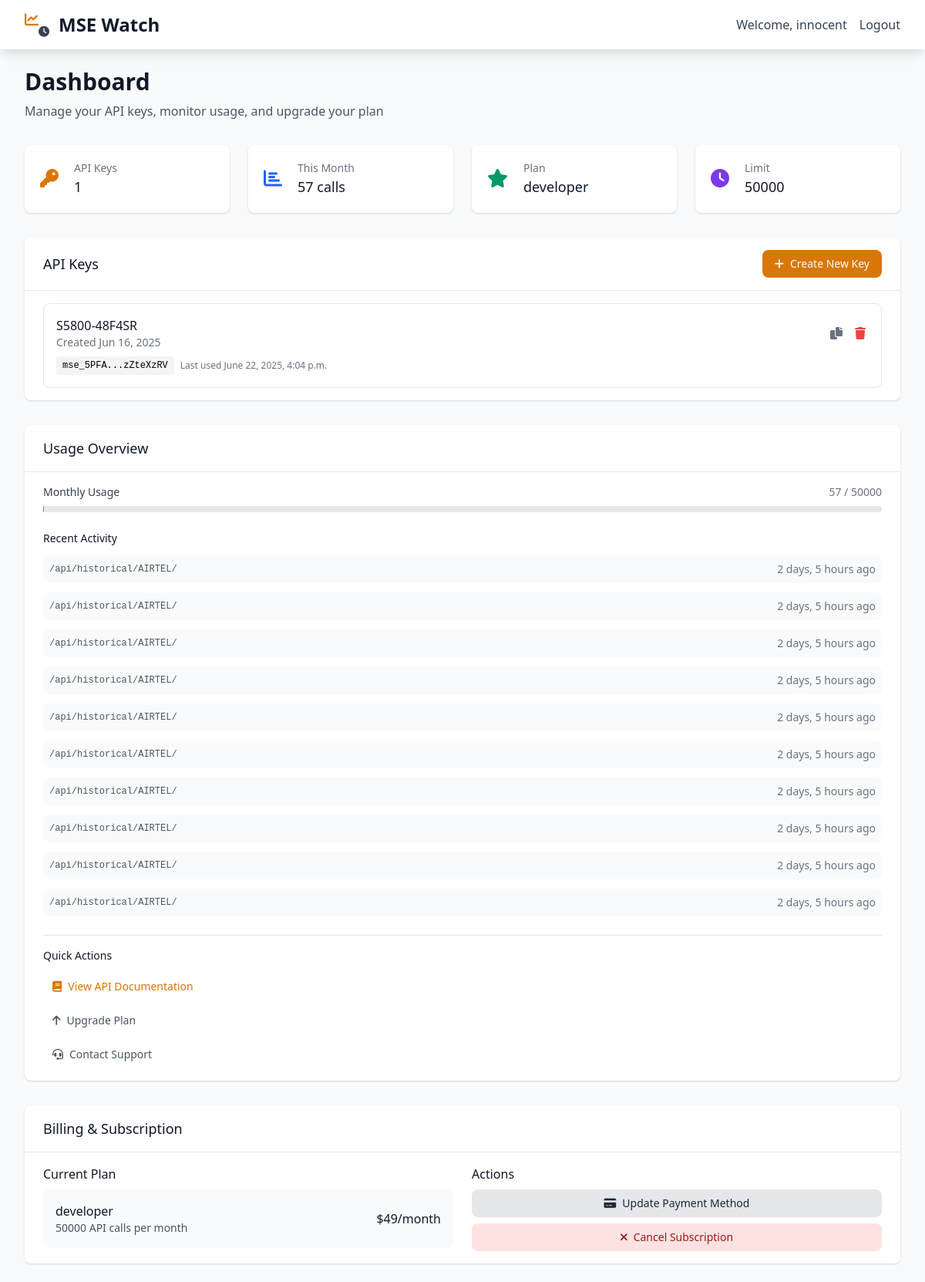
The app's page /dashboard/ (signed in), older data.
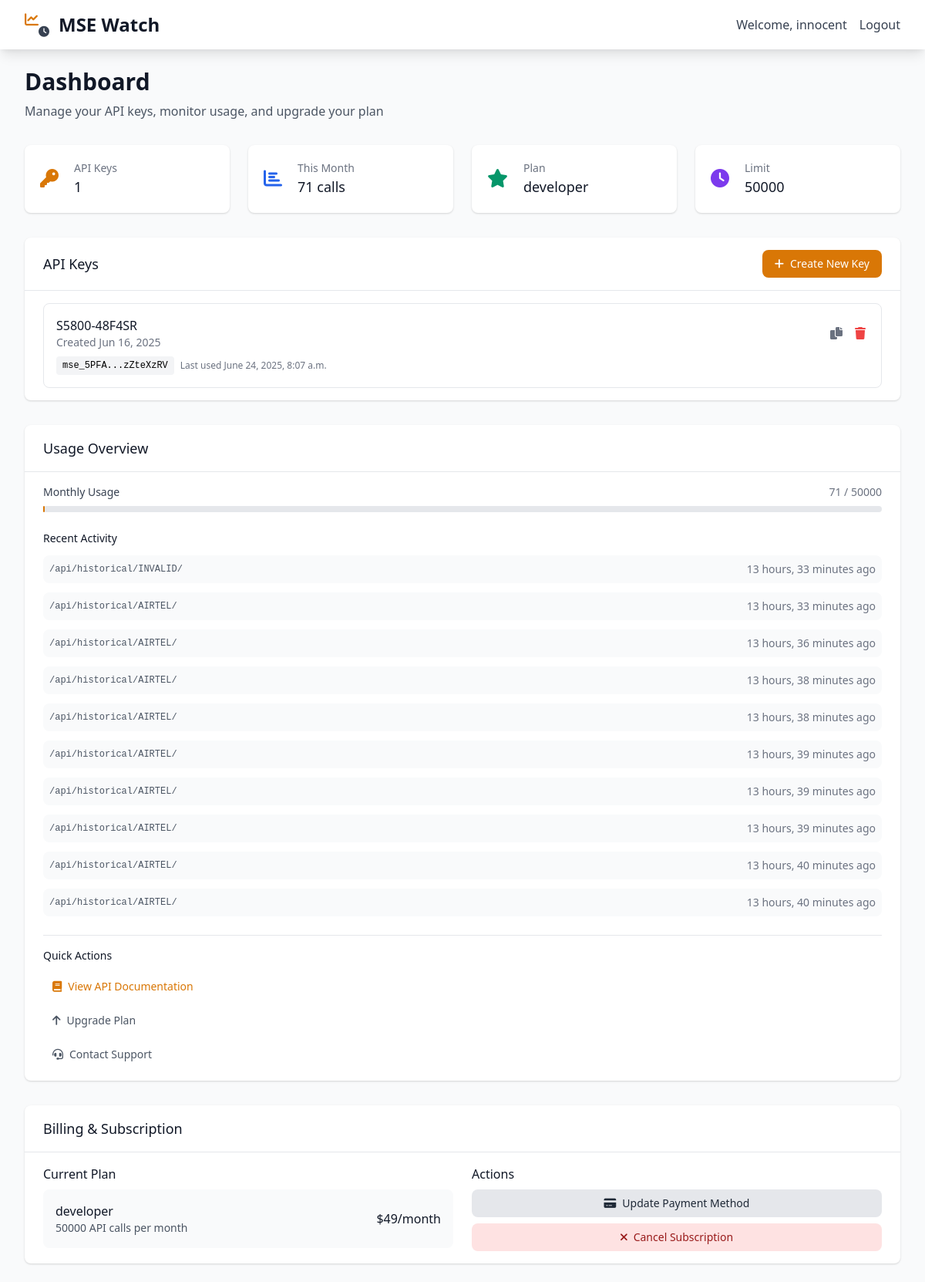
The same page, newer data.
### accounts/models.py (models this page shows, shortened)
class APIKey(models.Model):
    user = models.ForeignKey(User, on_delete=models.CASCADE, related_name='api_keys')
    name = models.CharField(max_length=100)
    key = models.CharField(max_length=64, unique=True)
    is_active = models.BooleanField(default=True)
    last_used = models.DateTimeField(null=True, blank=True)
    created_at = models.DateTimeField(auto_now_add=True)
    @property
    def key_preview(self):
        return f"{self.key[:8]}...{self.key[-8:]}"

class APIUsage(models.Model):
    api_key = models.ForeignKey(APIKey, on_delete=models.CASCADE, related_name='usage_records')
    endpoint = models.CharField(max_length=200)
    method = models.CharField(max_length=10)
    response_status = models.IntegerField()
    timestamp = models.DateTimeField(auto_now_add=True)
    class Meta:
        indexes = [
            models.Index(fields=['api_key', 'timestamp']),
            models.Index(fields=['timestamp']),
        ]

### accounts/views.py (the view)
# urls.py: path('dashboard/', views.dashboard_view, name='dashboard'),
@login_required
def dashboard_view(request):
    user = request.user
    api_keys = user.api_keys.filter(is_active=True).order_by('-created_at')
    now = timezone.now()
    current_quota, _ = UsageQuota.objects.get_or_create(
        user=user,
        year=now.year,
        month=now.month
    )
    monthly_limit = user.subscription.monthly_limit
    usage_percentage = (current_quota.usage_count / monthly_limit) * 100 if monthly_limit > 0 else 0
    recent_requests = APIUsage.objects.filter(
        api_key__user=user
    ).order_by('-timestamp')[:10]
    context = {
        'api_keys': api_keys,
        'api_keys_count': api_keys.count(),
        'usage_this_month': current_quota.usage_count,
        'usage_percentage': min(usage_percentage, 100),
        'recent_requests': recent_requests,
    }
    return render(request, 'dashboard/dashboard.html', context)

### accounts/models.py (called while the page is built)
    @property
    def monthly_limit(self):
        return self.PLAN_LIMITS.get(self.plan, 100)

    @property
    def price(self):
        return self.PLAN_PRICES.get(self.plan, 0)

### templates/dashboard/dashboard.html (shortened to what the changed rows need)
{% load static %}
<!DOCTYPE html>
<html lang="en">
<head>
    <link href="https://cdn.jsdelivr.net/npm/tailwindcss@2.2.19/dist/tailwind.min.css" rel="stylesheet">
    <link rel="stylesheet" href="https://cdnjs.cloudflare.com/ajax/libs/font-awesome/6.0.0/css/all.min.css">
</head>
<body class="bg-gray-50">
    <div class="max-w-7xl mx-auto py-4 sm:py-6 px-4 sm:px-6 lg:px-8">
        <div class="mb-6 sm:mb-8">
            <h1 class="text-2xl sm:text-3xl font-bold text-gray-900">Dashboard</h1>
        </div>
        <div class="grid grid-cols-2 lg:grid-cols-4 gap-3 sm:gap-6 mb-6 sm:mb-8">
            <div class="bg-white overflow-hidden shadow rounded-lg">
                <div class="p-3 sm:p-5">
                    <div class="flex items-center">
                        <div class="ml-3 sm:ml-5 w-0 flex-1">
                            <dl>
                                <dt class="text-xs sm:text-sm font-medium text-gray-500 truncate">This Month</dt>
                                <dd class="text-base sm:text-lg font-medium text-gray-900">{{ usage_this_month|default:"0" }} calls</dd>
                            </dl>
                        </div>
                    </div>
                </div>
            </div>
        </div>
        <div class="grid grid-cols-1 xl:grid-cols-2 gap-6 sm:gap-8">
            <div class="bg-white shadow rounded-lg">
                <div class="px-4 sm:px-6 py-4">
                    {% if api_keys %}
                        <div class="space-y-3 sm:space-y-4">
                            {% for key in api_keys %}
                            <div class="border border-gray-200 rounded-lg p-3 sm:p-4">
                                <div class="flex flex-col sm:flex-row sm:items-center sm:justify-between space-y-2 sm:space-y-0">
                                    <div class="flex-1 min-w-0">
                                        <h4 class="font-medium text-gray-900 truncate">{{ key.name }}</h4>
                                        <p class="text-xs sm:text-sm text-gray-500">Created {{ key.created_at|date:"M j, Y" }}</p>
                                    </div>
                                    <div class="flex space-x-2 sm:space-x-2 flex-shrink-0">
                                        <button onclick="copyApiKey('{{ key.key_preview }}')" class="text-gray-500 hover:text-gray-700 p-1" title="Copy key preview">
                                            <i class="fas fa-copy"></i>
                                        </button>
                                        <button onclick="deleteApiKey({{ key.id }}, '{{ key.name }}')" class="text-red-500 hover:text-red-700 p-1" title="Delete API key">
                                            <i class="fas fa-trash"></i>
                                        </button>
                                    </div>
                                </div>
                                <div class="mt-2">
                                    <div class="flex flex-col sm:flex-row sm:items-center sm:space-x-2 space-y-1 sm:space-y-0">
                                        <code class="bg-gray-100 px-2 py-1 rounded text-xs font-mono break-all">{{ key.key_preview }}</code>
                                        <span class="text-xs text-gray-500">Last used {{ key.last_used|default:"Never" }}</span>
                                    </div>
                                </div>
                            </div>
                            {% endfor %}
                        </div>                    {% endif %}
                </div>
            </div>
            <div class="bg-white shadow rounded-lg">
                <div class="px-4 sm:px-6 py-4">                    <div class="space-y-4 sm:space-y-6">
                        <div>
                            <div class="flex items-center justify-between mb-2">
                                <span class="text-xs sm:text-sm font-medium text-gray-700">Monthly Usage</span>
                                <span class="text-xs sm:text-sm text-gray-500">{{ usage_this_month|default:"0" }} / {{ user.subscription.monthly_limit|default:"100" }}</span>
                            </div>
                        </div>
                        <div>
                            {% if user.subscription.plan == "free" %}
                                <div class="relative min-h-[120px]">
                                    <div class="filter blur-[2px] pointer-events-none select-none">
                                        <div class="space-y-3">
                                            <div class="flex items-center justify-between text-sm bg-gray-50 rounded-lg p-2">
                                                <span class="text-gray-600 font-mono text-xs">/api/companies/</span>
                                                <span class="text-gray-500">2h ago</span>
                                            </div>
                                            <div class="flex items-center justify-between text-sm bg-gray-50 rounded-lg p-2">
                                                <span class="text-gray-600 font-mono text-xs">/api/historical/</span>
                                                <span class="text-gray-500">3h ago</span>
                                            </div>
                                            <div class="flex items-center justify-between text-sm bg-gray-50 rounded-lg p-2">
                                                <span class="text-gray-600 font-mono text-xs">/api/market-status/</span>
                                                <span class="text-gray-500">5h ago</span>
                                            </div>
                                        </div>
                                    </div>
                                    <div class="absolute inset-0 flex items-center justify-center bg-gradient-to-br from-white/95 to-gray-50/95 backdrop-blur-sm">
                                        <div class="text-center p-6 bg-white rounded-2xl border border-gray-200 shadow-lg max-w-[200px] transform hover:scale-105 transition-all duration-300">
                                            <div class="w-12 h-12 bg-gradient-to-br from-yellow-400 to-orange-500 rounded-full flex items-center justify-center mx-auto mb-3 shadow-lg">
                                                <i class="fas fa-crown text-white text-lg"></i>
                                            </div>
                                            <h5 class="text-sm font-bold text-gray-900 mb-1">Premium Feature</h5>
                                            <p class="text-xs text-gray-600 mb-4 leading-relaxed">Track API usage patterns and monitor request history</p>
                                            <a href="/pricing/" class="inline-flex items-center px-4 py-2 bg-gradient-to-r from-yellow-500 to-orange-500 text-white text-xs font-medium rounded-lg hover:from-yellow-600 hover:to-orange-600 transition-all duration-300 shadow-md hover:shadow-lg">
                                                <i class="fas fa-sparkles mr-1.5 text-xs"></i>
                                                Upgrade Now
                                            </a>
                                        </div>
                                    </div>
                                </div>
                            {% else %}
                                {% if recent_requests %}
                                    <div class="space-y-3">
                                        {% for request in recent_requests %}
                                        <div class="flex items-center justify-between text-sm bg-gray-50 rounded-lg p-2 hover:bg-gray-100 transition-colors duration-200">
                                            <span class="text-gray-600 font-mono text-xs">{{ request.endpoint }}</span>
                                            <span class="text-gray-500">{{ request.timestamp|timesince }} ago</span>
                                        </div>
                                        {% endfor %}
                                    </div>
                                {% else %}
                                    <div class="text-center py-6">
                                        <i class="fas fa-history text-gray-300 text-2xl mb-2"></i>
                                        <p class="text-sm text-gray-500">No recent activity</p>
                                    </div>
                                {% endif %}
                            {% endif %}
                        </div>
                    </div>
                </div>
            </div>
        </div>
    </div>
</body>
</html>

Row changes from the older to the newer data that the page shows:
no longer on this page (row unchanged): APIUsage: endpoint "/api/historical/AIRTEL/", timestamp "2 days, 5 hours"
no longer on this page (row unchanged): APIUsage: endpoint "/api/historical/AIRTEL/", timestamp "2 days, 5 hours"
no longer on this page (row unchanged): APIUsage: endpoint "/api/historical/AIRTEL/", timestamp "2 days, 5 hours"
no longer on this page (row unchanged): APIUsage: endpoint "/api/historical/AIRTEL/", timestamp "2 days, 5 hours"
no longer on this page (row unchanged): APIUsage: endpoint "/api/historical/AIRTEL/", timestamp "2 days, 5 hours"
no longer on this page (row unchanged): APIUsage: endpoint "/api/historical/AIRTEL/", timestamp "2 days, 5 hours"
no longer on this page (row unchanged): APIUsage: endpoint "/api/historical/AIRTEL/", timestamp "2 days, 5 hours"
no longer on this page (row unchanged): APIUsage: endpoint "/api/historical/AIRTEL/", timestamp "2 days, 5 hours"
no longer on this page (row unchanged): APIUsage: endpoint "/api/historical/AIRTEL/", timestamp "2 days, 5 hours"
no longer on this page (row unchanged): APIUsage: endpoint "/api/historical/AIRTEL/", timestamp "2 days, 5 hours"
changed APIKey "S5800-48F4SR": last_used "June 22, 2025, 4:04 p.m." → "June 24, 2025, 8:07 a.m."
added APIUsage: endpoint "/api/historical/INVALID/", timestamp "13 hours, 33 minutes"
added APIUsage: endpoint "/api/historical/AIRTEL/", timestamp "13 hours, 33 minutes"
added APIUsage: endpoint "/api/historical/AIRTEL/", timestamp "13 hours, 36 minutes"
added APIUsage: endpoint "/api/historical/AIRTEL/", timestamp "13 hours, 38 minutes"
added APIUsage: endpoint "/api/historical/AIRTEL/", timestamp "13 hours, 38 minutes"
added APIUsage: endpoint "/api/historical/AIRTEL/", timestamp "13 hours, 39 minutes"
added APIUsage: endpoint "/api/historical/AIRTEL/", timestamp "13 hours, 39 minutes"
added APIUsage: endpoint "/api/historical/AIRTEL/", timestamp "13 hours, 39 minutes"
added APIUsage: endpoint "/api/historical/AIRTEL/", timestamp "13 hours, 40 minutes"
added APIUsage: endpoint "/api/historical/AIRTEL/", timestamp "13 hours, 40 minutes"
Text that changed along with them:
{{ usage_this_month|default:"0" }}: "57" → "71"
